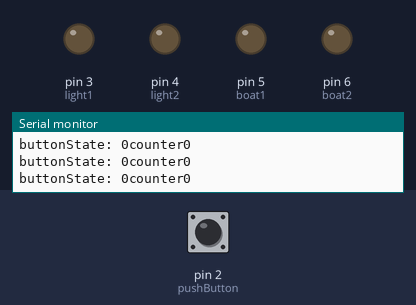
This sketch was run on a simulated Arduino Uno, built with avr-gcc and run on an emulated ATmega328P. Shown: output pins drawn as LEDs (lit = HIGH), the last lines printed to the serial monitor. The test bench sets the inputs (shaded band); at power-on: pin 2 (pushButton) LOW.

Above: at 1.2 s.
1.3 s: pin 2 (pushButton) pulled HIGH for 0.15 s
At 2.6 s:
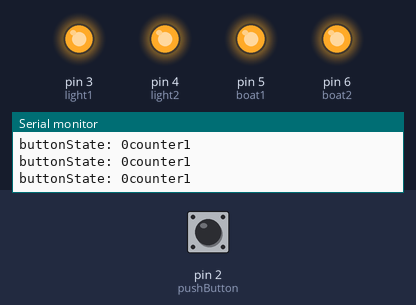
2.9 s: pin 2 (pushButton) pulled HIGH for 1 s
At 9.7 s:
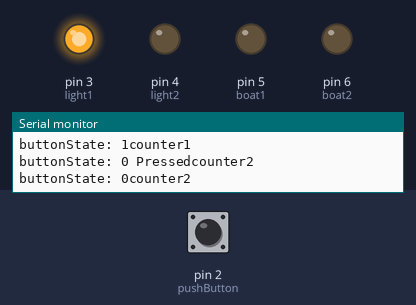
At 12.0 s:
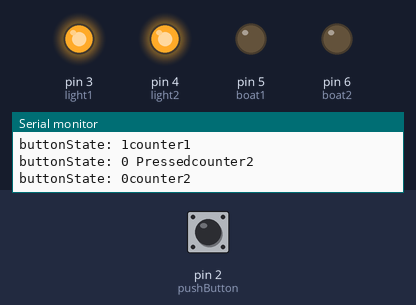
Timing chart, 0 to 18.9 s (numbered marks = the images above; inputs shaded):
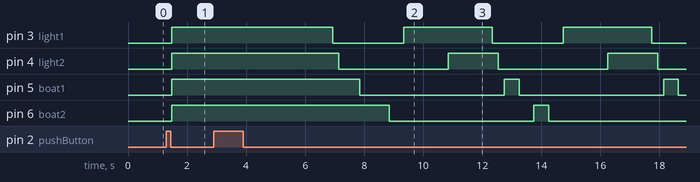

Measured:
- after the input at 1.3 s, pin 3 (light1), pin 4 (light2), pin 5 (boat1), pin 6 (boat2): LOW → HIGH after 0.19 s
- after the input at 2.9 s, pin 3 (light1): alternates HIGH for 3.0 s and LOW for 2.4 s, starting after 4.0 s; pin 4 (light2): alternates HIGH for 1.7 s and LOW for 3.7 s, starting after 4.2 s; pin 5 (boat1): alternates HIGH for 0.50 s and LOW for 4.9 s, starting after 4.9 s; pin 6 (boat2): HIGH → LOW after 5.9 s, → HIGH 4.9 s later, → LOW 0.50 s later

The sketch:

project1.ino
```cpp
int pushButton = 2;

int light1 = 3;
int light2 = 4;
int boat1 = 5;
int boat2 = 6;

//boolean flipflop = false;
boolean pressed = false;

int counter = 0;

void setup() {
  // put your setup code here, to run once:
  Serial.begin(9600);

  pinMode(pushButton, INPUT);

  pinMode(light1, OUTPUT);
  pinMode(light2, OUTPUT);
  pinMode(boat1, OUTPUT);
  pinMode(boat2, OUTPUT);
}

void loop() {
  // put your main code here, to run repeatedly:

  int buttonState = digitalRead(pushButton);

  Serial.print("buttonState: ");
  Serial.print(buttonState);
  delay(1);

  if(buttonState == HIGH){
    pressed = true;
  }

  if(buttonState == LOW && pressed == true){
    pressed = false;
    Serial.print(" Pressed");

    counter++;
  }

  Serial.print("counter");
  Serial.print(counter);

  Serial.println();

//    analogWrite(light1, counter);
//    analogWrite(light2, counter);
//    analogWrite(boat1, counter);
//    analogWrite(boat2, counter);
//
//    if(counter >= 255){
//      flipflop = true;
//    }
//    if(counter <= 0){
//      flipflop = false;
//    }

  if(counter == 0){
    digitalWrite(light1, LOW);
    digitalWrite(light2, LOW);
    digitalWrite(boat1, LOW);
    digitalWrite(boat2, LOW);
  }else if(counter == 1){
    digitalWrite(light1, HIGH);
    digitalWrite(light2, HIGH);
    digitalWrite(boat1, HIGH);
    digitalWrite(boat2, HIGH);
  }else if(counter == 2){
    digitalWrite(light1, HIGH);
    delay(1500);
    digitalWrite(light2, HIGH);
    delay(1500);
    digitalWrite(light1, LOW);
    delay(200);
    digitalWrite(light2, LOW);
    delay(200);
    digitalWrite(boat1, HIGH);
    delay(500);
    digitalWrite(boat1, LOW);
    delay(500);
    digitalWrite(boat2, HIGH);
    delay(500);
    digitalWrite(boat2, LOW);
    delay(500);
  }else{
    counter = 0;
  }

}
```
